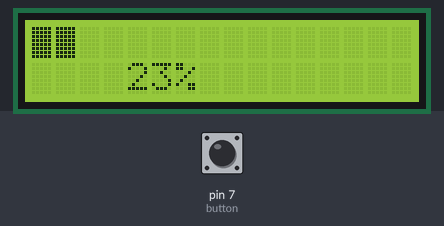
Recording of a sketch running on a simulated Arduino Uno, built with avr-gcc and run on an emulated ATmega328P. Shown: 16×2 character LCD. The inputs (shaded band) are chosen by the test bench; at power-on: pin 7 (button) LOW.

Above: at 1.24 s.
1.3 s: pin 7 (button) pulled HIGH for 0.15 s
At 1.46 s:
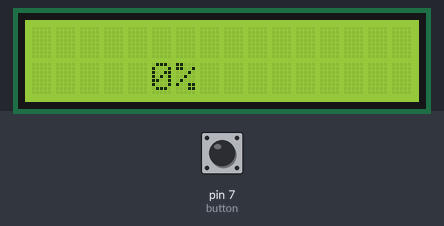
3.0 s: pin 7 (button) pulled HIGH for 1 s
At 3.8 s:
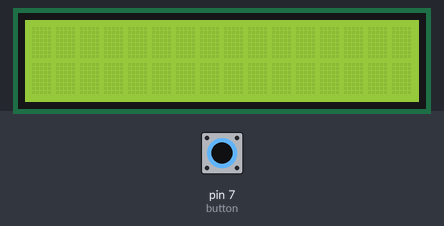
11.7 s: pin 7 (button) pulled HIGH for 3.2 s
At 15.36 s:
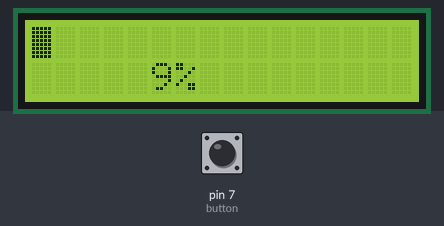

Measured:
- after the input at 1.3 s, the display: changes after 0.15 s (image 1)
- after the input at 3.0 s, the display: changes after 0.33 s (image 2)
- after the input at 11.7 s, the display: first changes after 0.45 s (image 3 shows a later state)

The sketch:

lcd_loading_bela.ino
```cpp
#include <LiquidCrystal.h>

LiquidCrystal lcd(12, 11, 5, 4, 3, 2);
int load= 0;
int percent= 0;
int pos= 5;
int button= 7;
int buttonstat= 0;
int replay= 0;

byte wow[] =
{
  B11111,
  B11111,
  B11111,
  B11111,
  B11111,
  B11111,
  B11111,
  B11111
};


void setup()
{
  pinMode(button, INPUT);
  lcd.createChar(0, wow);
  lcd.begin(16, 2);
}

void loop()
{
  lcd.setCursor(6, 1);
  lcd.write ("%");
  lcd.setCursor(pos, 1);
  lcd.print(load);
  /*
lcd.setCursor(6, 1);
   lcd.print("000%");
   delay(1500);
   lcd.clear();
   lcd.setCursor(0, 0);
   lcd.print("#");
   lcd.setCursor(6, 1);
   lcd.print("010%");
   lcd.setCursor(1, 0);
   lcd.print("#");*/
  if (load >= 9)
  {
    lcd.setCursor(0, 0);
    lcd.write(byte(0));
    pos = 4;
  }

  if (load >= 20)
  {
    lcd.setCursor(1, 0);
    lcd.write(byte(0));
  }

  if (load >= 30)
  {
    lcd.setCursor(2, 0);
    lcd.write(byte(0));
  }

  if (load >= 40) {
    lcd.setCursor(3, 0);
    lcd.write(byte(0));
  }

  if (load >= 50)
  {
    lcd.setCursor(4, 0);
    lcd.write(byte(0));
  }

  if (load >= 60)
  {
    lcd.setCursor(5, 0);
    lcd.write(byte(0));
  }

  if (load >= 70)
  {
    lcd.setCursor(6, 0);
    lcd.write(byte(0));
  }

  if (load >= 80)
  {
    lcd.setCursor(7, 0);
    lcd.write(byte(0));
  }

  if (load >= 90)
  {
    lcd.setCursor(8, 0);
    lcd.write(byte(0));
  }

  if (load == 99)
  {
    pos = 3;
    delay(3000);
  }

  if (load == 100)
  {
    lcd.setCursor(9, 0);
    lcd.write(byte(0));
    lcd.setCursor(11,0);
    lcd.print ("Ready");

    /*else
     {
     delay(10000000);
     }*/
  }
  if (load >= 100)
  {
    load = (load -1);
  }
  buttonstat=digitalRead(button);
  if (buttonstat == HIGH)
  {
    replay= 1;
  }
  if (replay == 1)
    {
      lcd.clear();
      buttonstat = 0;
      replay = 0;
      load = 0;
      pos = 5;
      percent = 0;
      lcd.clear();
      return;
    }
  delay(50);
  load = (load + 1);
}
```
